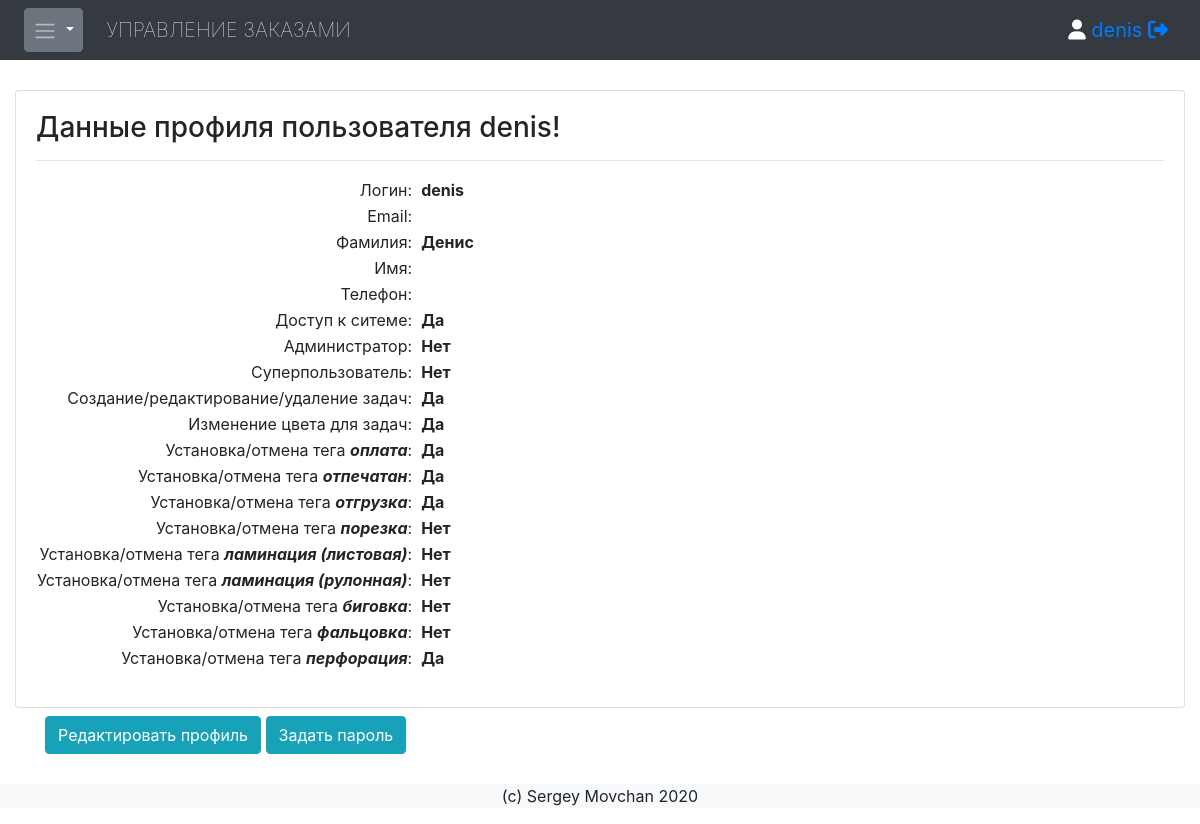
The page /accounts/profileview/ (signed in) on the database its author committed.
### jobqueue/models.py (models this page shows, shortened)
class Profile(models.Model):
    user = models.OneToOneField(User, on_delete=models.CASCADE)
    phone = models.CharField(verbose_name='Номер телефона', blank=True, max_length=20, help_text='Пример: +38(067) 123-44-55')
    status = models.BooleanField(verbose_name='Доступ', default=True)
    rights = TaggableManager()
    newrights = models.CharField(db_index=True, verbose_name='newrights', null=False, blank=False, default="", max_length=500)
    def checkrights(self, *args, **kwargs):
        try:
            nval = str(args[0])
        except:
            return False
        if self.newrights:
            ls = self.newrights.split(",")
        else:
            ls = []
        if nval in ls:
            return True
        else:
            return False
    class Meta:
            ordering = ['user']

class Tagtype(models.Model):
    name = models.CharField(db_index=True, verbose_name='Название тега', unique=True, max_length=100)
    icon2 = models.CharField(db_index=True, verbose_name='Иконка', max_length=100, null=True, blank=True)
    icon3 = models.TextField(verbose_name='Иконка своя', null=True, blank=True)
    seton = models.BooleanField(verbose_name='Установить для существующих задач', default=False, help_text='Операция может занять много времени при большом количестве задач в БД.')
    techop = models.BooleanField(verbose_name='Технологическая операция', default=False)
    color = models.ForeignKey('Colors', verbose_name='Цвет', null=True, blank=True, on_delete=models.SET_NULL)
    order = models.IntegerField(db_index=True, default=0)
    class Meta:
        ordering = ['order']
    def __str__(self):
        return self.name

### jobqueue/views.py (the view)
# urls.py: re_path(r'^accounts/profileview/$', views.profile_view, name='profile_view'),
@login_required
def profile_view(request):
    tts = Tagtype.objects.all()
    return render(request, 'profile_detail.html', {"tts":tts,})

### jobqueue/templatetags/fl_extras.py (called while the page is built)
@register.filter
def chekrights(v,param):
    try:
        tn = "tag_%s" % (param.id)
        if v.profile.checkrights(tn):
            out = True
        else:
            out = False
    except:
        if v.profile.checkrights(param):
            out = True
        else:
            out = False
    return out

@register.filter
def yn(v):
    if v == True:
        return "Да"
    elif v == False:
        return "Нет"
    elif v == None:
        return ""
    else:
        return v

### jobqueue/templates/profile_detail.html (shortened to what this page needs)
{% extends 'base.html' %}
{% block content %}
{% load fl_extras %}
<div class="card">
  <div class="card-body">
<h3>Данные профиля пользователя {{ request.user }}!</h3>
<table class="table-borderless mt-3 mb-3">
    <tr><td class="text-right pr-2">Логин: </td>                                  <td class="font-weight-bold">{{ request.user.username }}</td></tr>
    <tr><td class="text-right pr-2">Email: </td>                                  <td class="font-weight-bold">{{ request.user.email }}</td></tr>
    <tr><td class="text-right pr-2">Фамилия: </td>                                <td class="font-weight-bold">{{ request.user.first_name }}</td></tr>
    <tr><td class="text-right pr-2">Имя: </td>                                    <td class="font-weight-bold">{{ request.user.last_name }}</td></tr>
    <tr><td class="text-right pr-2">Телефон: </td>                                <td class="font-weight-bold">{{ request.user.profile.phone }}</td></tr>
    <hr>
    <tr><td class="text-right pr-2">Доступ к ситеме: </td>                        <td class="font-weight-bold">{{ request.user.profile.status|yn }}</td></tr>
    <tr><td class="text-right pr-2">Администратор: </td>                          <td class="font-weight-bold">{{ request.user.is_staff|yn }}</td></tr>
    <tr><td class="text-right pr-2">Суперпользователь: </td>                      <td class="font-weight-bold">{{ request.user.is_superuser|yn }}</td></tr>
    <tr><td class="text-right pr-2">Создание/редактирование/удаление задач: </td> <td class="font-weight-bold">{{ request.user|chekrights:"task"|yn }}</td></tr>
    <tr><td class="text-right pr-2">Изменение цвета для задач: </td>                <td class="font-weight-bold">{{ request.user|chekrights:"color"|yn }}</td></tr>
  {% for tt in tts %}
    <tr><td class="text-right pr-2">Установка/отмена тега <span class="font-weight-bold font-italic">{{ tt }}</span>:</td>                <td class="font-weight-bold">{{ request.user|chekrights:tt|yn }}</td></tr>
  {% endfor %}
</table>
    </div>
</div>
<div class="container mt-2">
  <a href="{% url 'user_edit' %}?uid=self" class="btn btn-info" role="button">Редактировать профиль</a>
  <a href="{% url 'user_reset_password' %}?uid=self" class="btn btn-info" role="button">Задать пароль</a>
</div>
{% endblock %}

### jobqueue/templates/base.html (shortened to what this page needs)
<!DOCTYPE html>
<html lang="en">
<head>
  <link rel="stylesheet" href="https://maxcdn.bootstrapcdn.com/bootstrap/4.4.1/css/bootstrap.min.css">
  <link rel="stylesheet" type="text/css" href="/static/Zebra_Datepicker/css/bootstrap/zebra_datepicker.min.css"/>
  <link rel="stylesheet" href="https://cdnjs.cloudflare.com/ajax/libs/font-awesome/4.7.0/css/font-awesome.min.css">
  <link rel="stylesheet" href="//code.jquery.com/ui/1.12.1/themes/base/jquery-ui.css">
  <link rel="stylesheet" href="/static/select.css">
  <link rel="stylesheet" href="/static/rotate.css">
  <link rel="stylesheet" href="/static/popover.css">
</head>
<body>
<nav class="navbar navbar-expand-md bg-dark navbar-dark">
    <button type="button" class="btn btn-secondary dropdown-toggle ml-2 p-2" data-toggle="dropdown">
      <span class="navbar-toggler-icon"></span>
    </button>
  <a class="navbar-brand ml-4 text-uppercase font-weight-lighter" href="{% url 'jobs_list' %}">Управление заказами</a>
  <div class="ml-auto navbar-brand">{% if request.user.is_authenticated %}
<i class="fa fa-user"></i> <a href="{% url 'profile_view' %}">{{ request.user }}</a> <a href="{% url 'logout_view' %}"><i class="fa fa-sign-out"></i></a></div>
{% else %}Авторизируйтесь{% endif %}
</nav>
<div class="container-fluid" style="margin-top:30px;margin-bottom:30px">
{% block content %}
{% endblock %}
</div>
<div class="container-fluid bg-light text-center" style="margin-bottom:0">
  <p>(c) Sergey Movchan 2020</p>
</div>
</body>
</html>

### rows shown on the page
Tagtype: name "оплата", user|chekrights "Да"
Tagtype: name "отпечатан", user|chekrights "Да"
Tagtype: name "отгрузка", user|chekrights "Да"
Tagtype: name "порезка", user|chekrights "Нет"
Tagtype: name "ламинация (листовая)", user|chekrights "Нет"
Tagtype: name "ламинация (рулонная)", user|chekrights "Нет"
Tagtype: name "биговка", user|chekrights "Нет"
Tagtype: name "фальцовка", user|chekrights "Нет"
Tagtype: name "перфорация", user|chekrights "Да"

### other values the page prints
{{ request.user }} "denis"
{{ request.user.username }} "denis"
{{ request.user.first_name }} "Денис"
{{ request.user.profile.status|yn }} "Да"
{{ request.user.is_staff|yn }} "Нет"
{{ request.user.is_superuser|yn }} "Нет"
{{ request.user|chekrights:"task"|yn }} "Да"
{{ request.user|chekrights:"color"|yn }} "Да"
